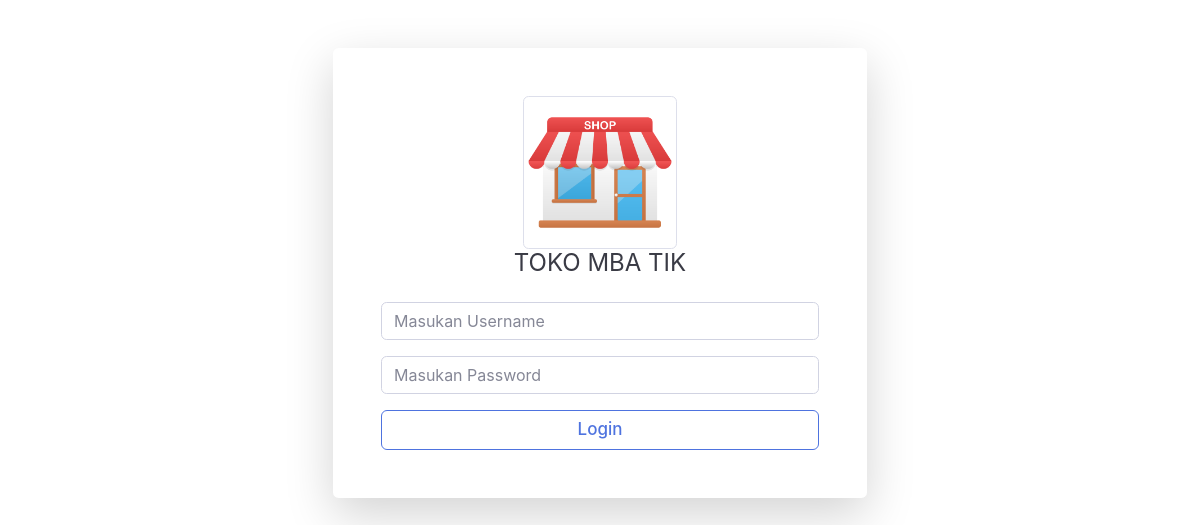
The page /login.php on the database its author committed.
### tables this page shows
CREATE TABLE `profil_aplikasi` (
  `id` int(11) NOT NULL,
  `nama_aplikasi` varchar(30) NOT NULL,
  `alamat` varchar(100) NOT NULL,
  `no_telp` char(14) NOT NULL,
  `website` varchar(50) NOT NULL,
  `logo` varchar(100) NOT NULL
);

### login.php (the view, shortened to what this page needs)
<!DOCTYPE html>
<html lang="en">
<head>
  <link href="assets/vendor/fontawesome-free/css/all.min.css" rel="stylesheet" type="text/css">
  <link href="assets/font/font.css" rel="stylesheet" type="text/css">
  <link href="assets/css/sb-admin-2.min.css" rel="stylesheet">
</head>
<body onload="loader()" style="background: url(https://images.unsplash.com/photo-1561211974-8a2737b4dcac?ixlib=rb-1.2.1&ixid=MnwxMjA3fDB8MHxwaG90by1wYWdlfHx8fGVufDB8fHx8&auto=format&fit=crop&w=870&q=80); background-size: cover;">
  <div class="container">
    <div class="row justify-content-center">
      <div class="col-xl-6 col-lg-12 col-md-9">
        <div class="card o-hidden border-0 shadow-lg my-5">
          <div class="card-body p-0">
            <?php
            include 'config/database.php';
            $hasil = mysqli_query($kon, "select * from profil_aplikasi order by nama_aplikasi desc limit 1");
            $data = mysqli_fetch_array($hasil);
            ?>
            <div class="row">
              <div class="col-lg-12">
                <div class="p-5">
                  <div class="text-center">
                    <img src="page/aplikasi/logo/<?php echo $data['logo']; ?>" id="preview" width="35%" class="img-thumbnail">
                    <h1 class="h4 text-gray-900 mb-4"><?php echo strtoupper($data['nama_aplikasi']); ?></h1>
                  </div>
                  <form action="<?php echo $_SERVER["PHP_SELF"]; ?>" method="post">
                    <div class="form-group">
                      <input type="text" class="form-control form-control-user" name="username" placeholder="Masukan Username" required>
                    </div>
                    <div class="form-group">
                      <input type="password" class="form-control form-control-user" name="password" placeholder="Masukan Password" required>
                    </div>
                    <button type="submit" class="btn btn-login btn-user btn-block">Login</button>
                  </form>
                </div>
              </div>
            </div>
          </div>
        </div>
      </div>
    </div>
  </div>
</body>
</html>

### rows shown on the page
profil_aplikasi: logo (picture), nama_aplikasi "TOKO MBA TIK"
